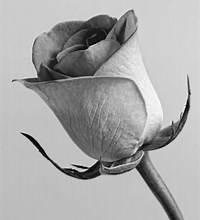
#> input picture rose.jpeg, 200 x 220 px
$ python Canny.py
#> lines starting #> are read from the running program, lines starting #| are printed output that depends on the picture; after the words box and inside, x2 and y2 are one past the last pixel; in counts of white or black regions, pixels touching at a corner belong together
import cv2 as cv
from matplotlib import pyplot as plt
import numpy as np

img = 'rose.jpeg'
img = cv.imread(img, 0)  #以灰度值读入图像
#> img is the input picture: shape (220, 200); min 0, max 255, mean 168.2

#高斯平滑
blur = cv.GaussianBlur(img, (5, 5), 0)  #参数可调
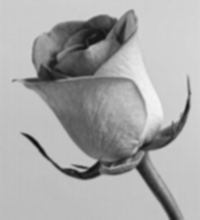
#> blur: shape (220, 200); min 16, max 243, mean 168.2
#canny函数
edges = cv.Canny(blur, 60, 180)  #参数可调
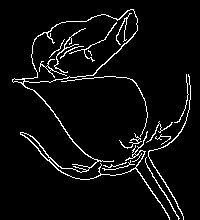
#> edges: shape (220, 200); 5.1% white in thin lines or dots, all inside (x1, y1, x2, y2) = (12, 9, 191, 220)

#绘制图像
plt.subplot(1, 2, 1), plt.imshow(img, cmap='gray')
plt.title('original'), plt.axis("off")
plt.subplot(1, 2, 2), plt.imshow(edges, cmap='gray_r')
plt.title('edges'), plt.axis("off")
plt.show()
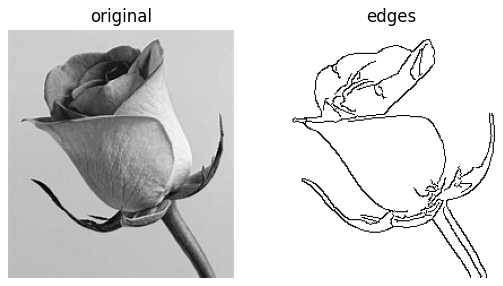
#> figure drawn by matplotlib, 2 panels

$ run again, with likeit.jpg copied over rose.jpeg
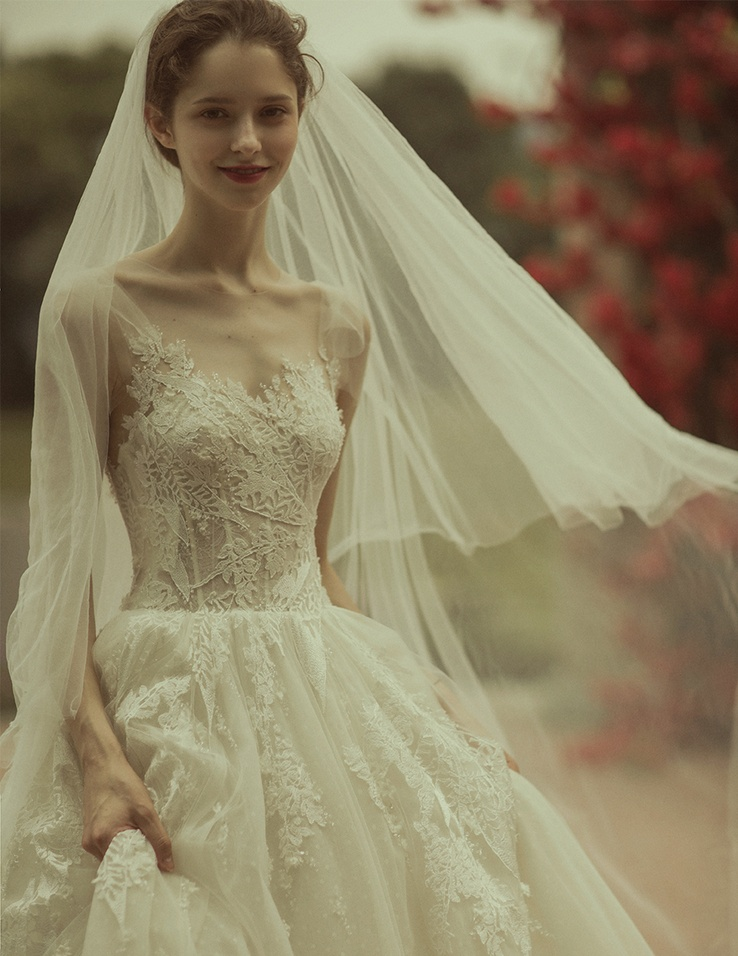
#> input picture likeit.jpg, 738 x 956 px, shrunk from 927 x 1200 before the run
#> `edges = cv.Canny(blur, 60, 180)`:
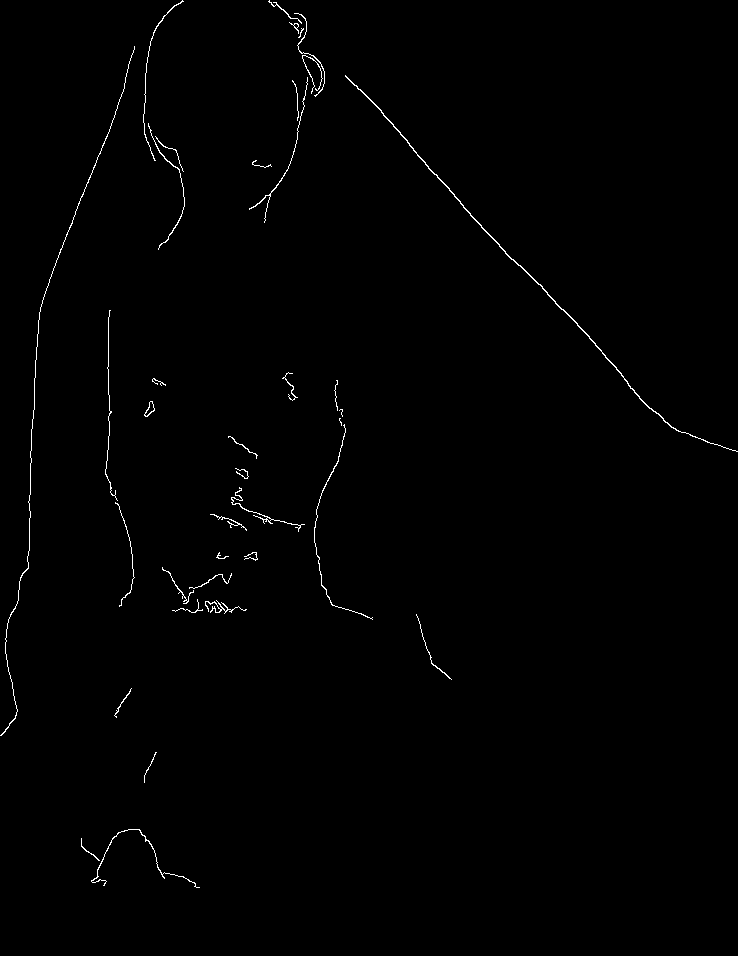
#> edges: shape (956, 738); 0.63% white in thin lines or dots
#> `plt.show()`:
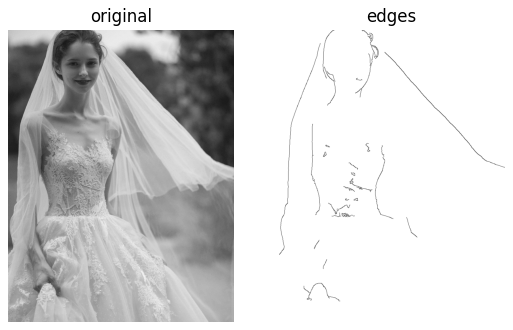
#> figure drawn by matplotlib, 2 panels
